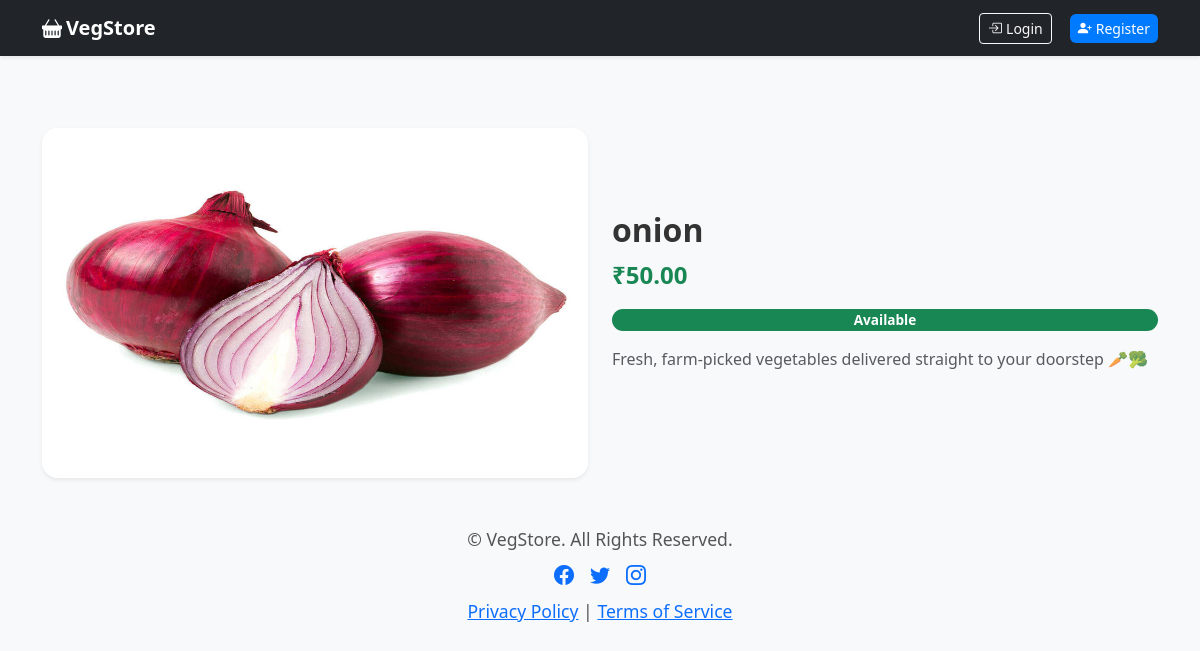
Before: /product/1 with the older database file.
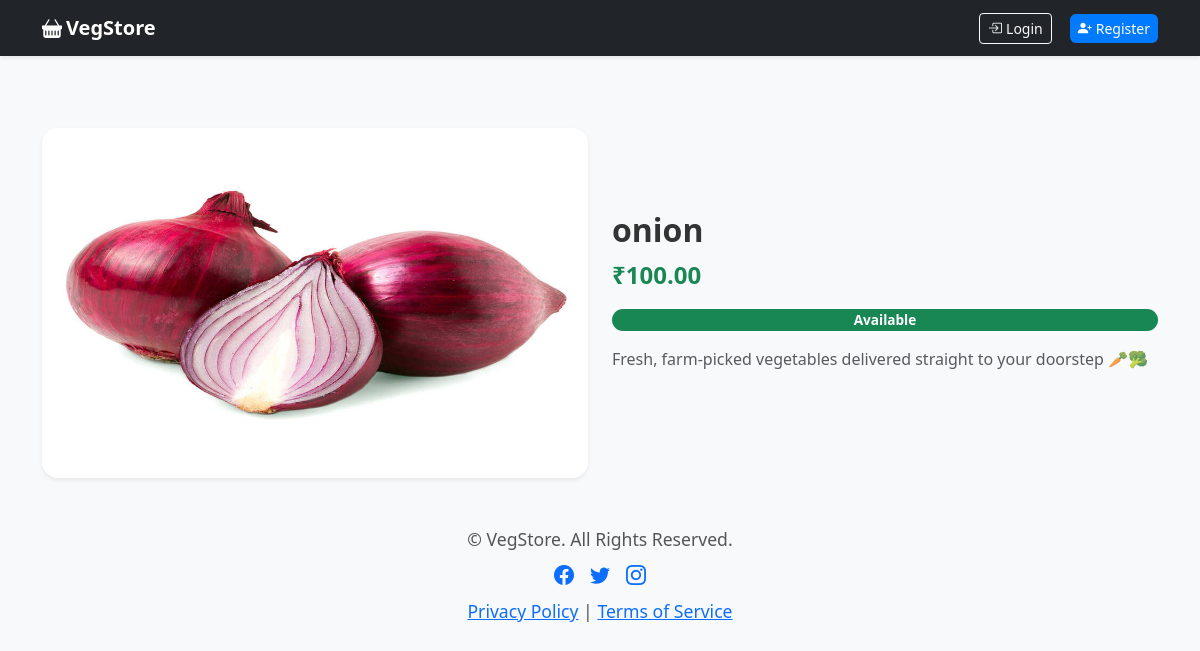
After: the same page with the newer database file.
### app.py (models this page shows)
class Product(db.Model):
    id = db.Column(db.Integer, primary_key=True)
    name = db.Column(db.String(150), nullable=False)
    price = db.Column(db.Float, nullable=False)
    image = db.Column(db.String(150), nullable=False)
    status = db.Column(db.String(20), nullable=False, default='available')  # available / upcoming

### app.py (the view)
@app.route('/product/<int:id>')
def product_detail(id):
    product = Product.query.get_or_404(id)
    return render_template('product.html', product=product)

### templates/product.html (shortened to what this page needs)
{% extends 'base.html' %}
{% block content %}
<div class="row align-items-center g-4 mt-4">
  <div class="col-md-6">
    <div class="card shadow-sm border-0 rounded-4 overflow-hidden">
      <img src="{{ url_for('static', filename='images/' ~ product.image) }}"
           class="img-fluid"
           alt="{{ product.name }}"
           style="height:350px; object-fit:cover;">
    </div>
  </div>
  <div class="col-md-6 d-flex flex-column justify-content-center">
    <h2 class="fw-bold mb-2">{{ product.name }}</h2>
    <p class="fs-4 text-success fw-bold mb-3">
      ₹{{ "%.2f"|format(product.price) }}
    </p>
    {% if product.price > 0 %}
    <span class="badge bg-success text-white mb-3 px-3 py-1 rounded-pill">Available</span>
    {% else %}
    <span class="badge bg-warning text-dark mb-3 px-3 py-1 rounded-pill">Upcoming</span>
    {% endif %}
    <p class="text-muted mb-4">
      Fresh, farm-picked vegetables delivered straight to your doorstep 🥕🥦
    </p>
  </div>
</div>
<footer class="text-center mt-5">
  <div class="container">
    <p class="mb-2">&copy; {{ current_year }} VegStore. All Rights Reserved.</p>
    <div class="d-flex justify-content-center gap-3 mb-2">
      <a href="#"><i class="bi bi-facebook fs-5"></i></a>
      <a href="#"><i class="bi bi-twitter fs-5"></i></a>
      <a href="#"><i class="bi bi-instagram fs-5"></i></a>
    </div>
    <p class="mb-0">
      <a href="#">Privacy Policy</a> | <a href="#">Terms of Service</a>
    </p>
  </div>
</footer>
{% endblock %}

Changed rows visible on the page:
changed Product "onion": price "50.00" → "100.00"
